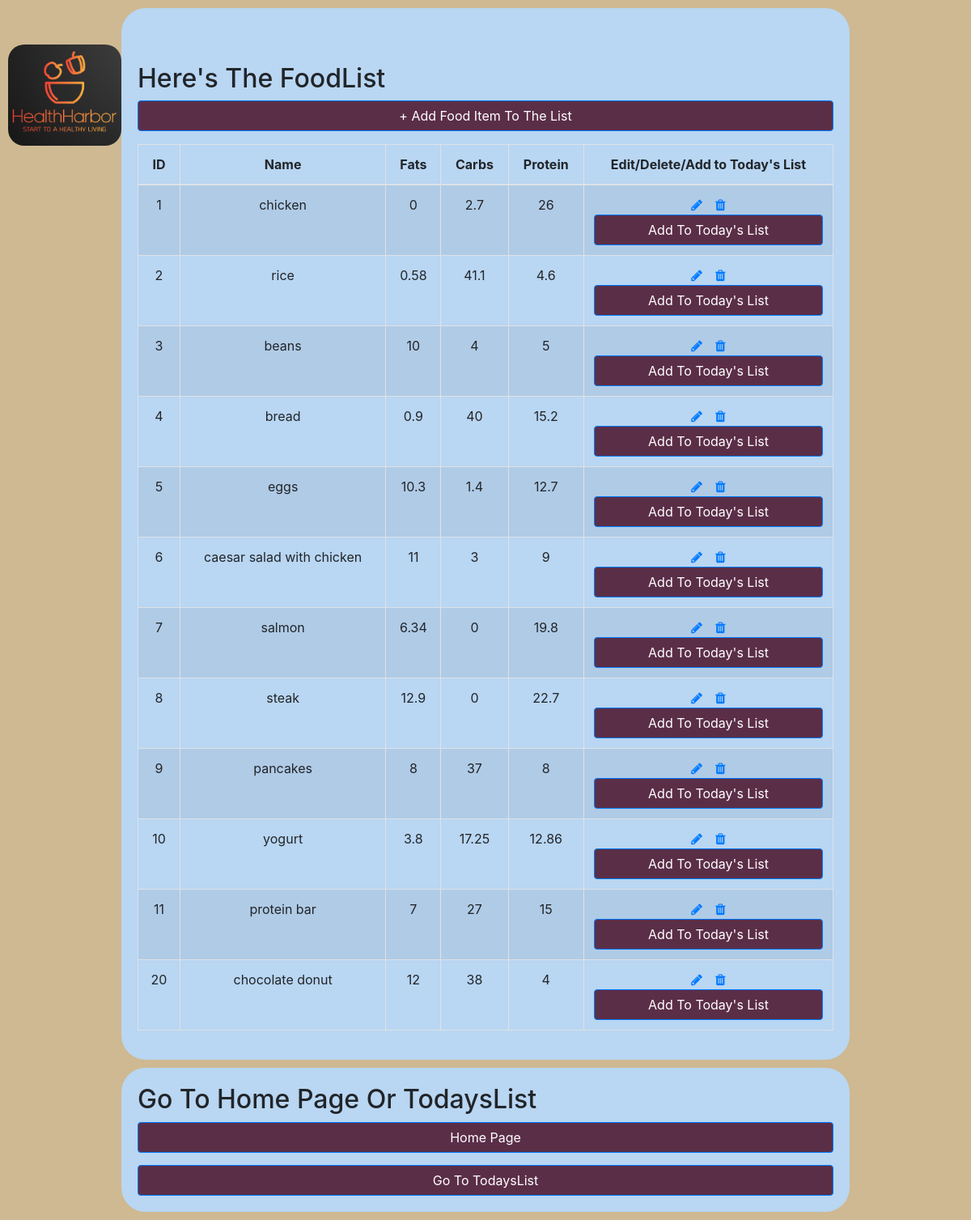
The app's page /foodlist.php with its own data.
### tables this page shows
CREATE TABLE `foodlist` (
  `id` int(11) NOT NULL,
  `name` varchar(100) NOT NULL,
  `fats` float NOT NULL,
  `carbs` float NOT NULL,
  `protein` float NOT NULL
);

### foodlist.php (the view, shortened to what this page needs)
<!DOCTYPE html>
<html lang="en">
<head>
    <link rel="stylesheet" href="https://maxcdn.bootstrapcdn.com/font-awesome/4.7.0/css/font-awesome.min.css">
    <link rel="stylesheet" href="https://stackpath.bootstrapcdn.com/bootstrap/4.5.2/css/bootstrap.min.css">
    <div id="logo">
        <img src="IMG/Logo.PNG" alt="main_logo..." class="logo" />
    </div>
</head>
<body>
    <div class="wrapper">
                    <div class="mt-5 mb-3 clearfix">
                        <h2>Here's The FoodList</h2>
                        <a href="construct.php" class="btn btn-primary">+ Add Food Item To The List</a>
                    </div>
                    <?php
                    require_once "config.php";
$sql = "SELECT * FROM foodlist";
if ($result = mysqli_query($link, $sql)) {
    if (mysqli_num_rows($result) > 0) {
        echo '<table class="table table-bordered table-striped">';
        echo "<thead>";
        echo "<tr>";
        echo "<th>ID</th>";
        echo "<th>Name</th>";
        echo "<th>Fats</th>";
        echo "<th>Carbs</th>";
        echo "<th>Protein</th>";
        echo "<th>Edit/Delete/Add to Today's List</th>";
        echo "</tr>";
        echo "</thead>";
        echo "<tbody>";
        while ($row = mysqli_fetch_array($result)) {
            echo "<tr>";
            echo "<td>" . $row['id'] . "</td>";
            echo "<td>" . $row['name'] . "</td>";
            echo "<td>" . $row['fats'] . "</td>";
            echo "<td>" . $row['carbs'] . "</td>";
            echo "<td>" . $row['protein'] . "</td>";
            echo "<td>";
            echo '<a href="edit.php?id=' . $row['id'] . '" class="mr-3" title="Edit Record" data-toggle="tooltip"><span class="fa fa-pencil"></span></a>';
            echo '<a href="delete.php?id=' . $row['id'] . '" title="Delete Record" data-toggle="tooltip"><span class="fa fa-trash"></span></a>';
            echo '<button class="btn btn-primary add-item-btn" data-id="' . $row['id'] . '">Add To Today\'s List</button>';
            echo "</td>";
            echo "</tr>";
        }
            echo "</tbody>";
            echo "</table>";
                        } else {
                            echo '<div class="alert alert-danger"><em>No records were found.</em></div>';
                        }
                    } else {
                        echo "Something went wrong. Please try again later.";
                    }
                    ?>
                </div>
    <div class="wrapper">
            <h2 class="pull-left">Go To Home Page Or TodaysList</h2>
            <a href="dashboard.php" class="btn btn-primary">Home Page</a>
            <a href="todayslist.php" class="btn btn-primary" style="margin-top: 15px;">Go To TodaysList</a>
        </div>
</body>
</html>

### foodlist.php (style rules this page uses)
body { background-color: #CEB992; }
.wrapper { max-width: 900px; margin: 10px auto; background-color:#B9D6F2; padding: 20px; border-radius: 30px; }
th, td { text-align: center; }
.btn-primary { width: 100%; background-color: #5B2E48; }
.logo { width: 140px; position: absolute; top: 55px; left: 10px; border-radius: 20px; }

### records on screen
foodlist: id "1", name "chicken", fats "0", carbs "2.7", protein "26"
foodlist: id "2", name "rice", fats "0.58", carbs "41.1", protein "4.6"
foodlist: id "3", name "beans", fats "10", carbs "4", protein "5"
foodlist: id "4", name "bread", fats "0.9", carbs "40", protein "15.2"
foodlist: id "5", name "eggs", fats "10.3", carbs "1.4", protein "12.7"
foodlist: id "6", name "caesar salad with chicken", fats "11", carbs "3", protein "9"
foodlist: id "7", name "salmon", fats "6.34", carbs "0", protein "19.8"
foodlist: id "8", name "steak", fats "12.9", carbs "0", protein "22.7"
foodlist: id "9", name "pancakes", fats "8", carbs "37", protein "8"
foodlist: id "10", name "yogurt", fats "3.8", carbs "17.25", protein "12.86"
foodlist: id "11", name "protein bar", fats "7", carbs "27", protein "15"
foodlist: id "20", name "chocolate donut", fats "12", carbs "38", protein "4"
